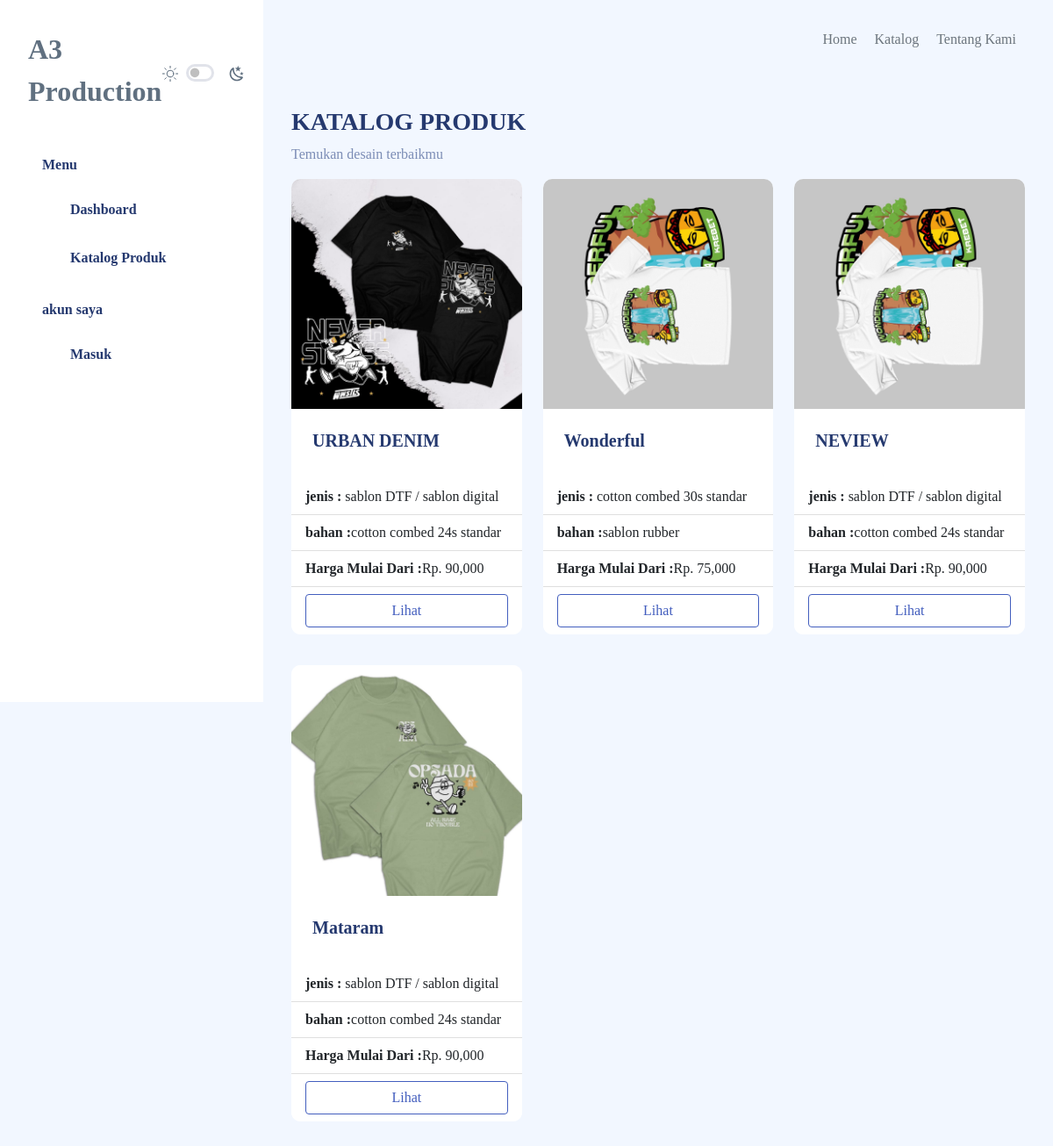
Page /katalog.php on the committed database.
### tables this page shows
CREATE TABLE IF NOT EXISTS `produk` (
  `id` int NOT NULL AUTO_INCREMENT,
  `nama` varchar(255) NOT NULL DEFAULT '',
  `kategori` int NOT NULL,
  `foto` text,
  PRIMARY KEY (`id`),
  KEY `kategori` (`kategori`)
);

CREATE TABLE IF NOT EXISTS `kategori` (
  `id` int NOT NULL AUTO_INCREMENT,
  `bahan` varchar(120) NOT NULL DEFAULT '',
  `jenis` varchar(120) DEFAULT NULL,
  `harga` int DEFAULT NULL,
  PRIMARY KEY (`id`)
);

### model/produk.php (called while the page is built, shortened)
<?php
function getProduks()
{
    $koneksi = new mysqli('localhost', 'root', '', 'sablon');
    $sql = "SELECT produk.id as pesid ,produk.*, kategori.*
    FROM produk
    INNER JOIN kategori ON produk.kategori = kategori.id
    ";
    $r = mysqli_query($koneksi, $sql);
    $data = [];
    while ($produks = mysqli_fetch_assoc($r)) {
        $data[] = $produks;
    }
    return $data;
}

### katalog.php (the view, shortened to what this page needs)
<?php
require_once 'header.php';
require_once 'model/produk.php';
$produk = getProduks();
?>
<div id="app">
  <?php include_once 'sidebar.php' ?>
  <div id="main" class="layout-navbar navbar-fixed">
    <?php include_once 'navbar.php' ?>
    <div id="main-content">
      <div class="page-heading">
        <div class="page-title">
          <div class="row">
            <div class="col-12 col-md-6 order-md-1 order-last">
              <h3>KATALOG PRODUK</h3>
              <p class="text-subtitle text-muted">Temukan desain terbaikmu</p>
            </div>
          </div>
        </div>
        <section>
          <div class="row">
            <?php foreach ($produk as $dt) : ?>
              <div class="col-xl-4 col-md-6 col-6">
                <div class="card">
                  <div class="card-content">
                    <img src="assets/images/produk/<?= $dt['foto'] ?>" class="card-img-top img-fluid" alt="singleminded" />
                    <div class="card-body">
                      <h5 class="card-title"><?= $dt['nama'] ?></h5>
                    </div>
                  </div>
                  <ul class="list-group list-group-flush">
                    <li class="list-group-item"><b>jenis : </b><?= $dt['jenis'] ?></li>
                    <li class="list-group-item"><b>bahan :</b><?= $dt['bahan'] ?></li>
                    <li class="list-group-item"><b>Harga Mulai Dari :</b>Rp. <?= number_format($dt['harga']) ?></li>
                    <li class="list-group-item"><a href="pemesanan.php?id=<?= $dt['pesid'] ?>" class="btn btn-outline-primary w-100">Lihat</a></li>
                  </ul>
                </div>
              </div>
            <?php endforeach; ?>
          </div>
        </section>
      </div>
    </div>
  </div>
  <?php include_once 'footer.php' ?>

### rows in the picture
produk: foto (picture), nama "URBAN DENIM", kategori.jenis "sablon DTF / sablon digital", kategori.bahan "cotton combed 24s standar", kategori.harga "90,000"
produk: foto (picture), nama "Wonderful", kategori.jenis "cotton combed 30s standar", kategori.bahan "sablon rubber", kategori.harga "75,000"
produk: foto (picture), nama "NEVIEW", kategori.jenis "sablon DTF / sablon digital", kategori.bahan "cotton combed 24s standar", kategori.harga "90,000"
produk: foto (picture), nama "Mataram", kategori.jenis "sablon DTF / sablon digital", kategori.bahan "cotton combed 24s standar", kategori.harga "90,000"
